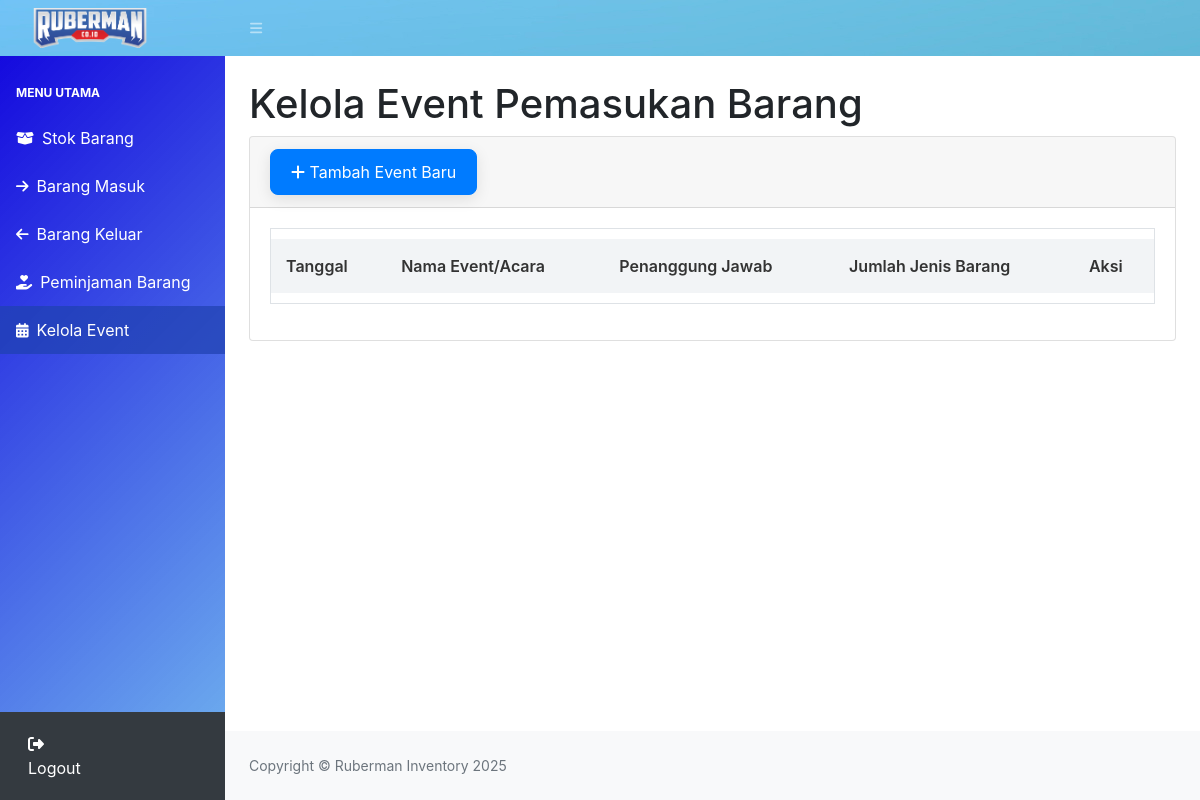
/event.php (signed in), run on an earlier commit of the app's database.
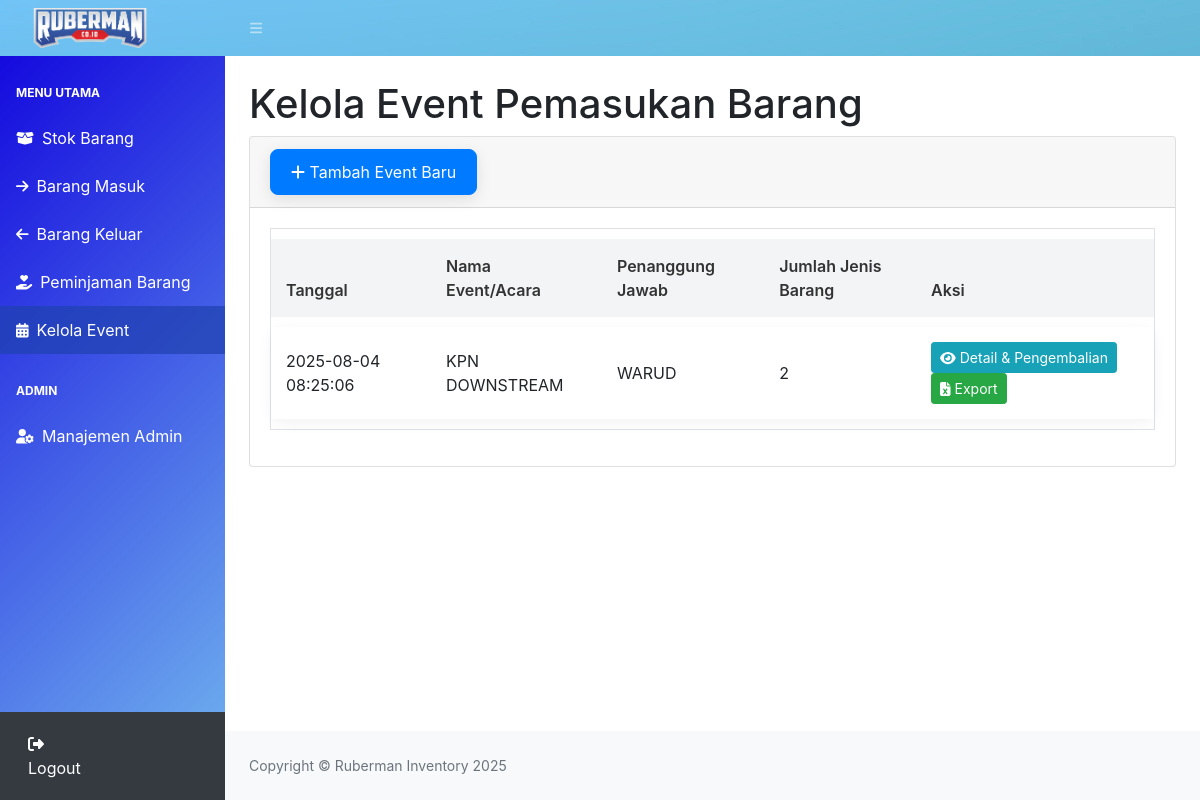
And on a later commit of the database.
### tables this page shows
CREATE TABLE `event` (
  `id_event` int(11) NOT NULL,
  `nama_event` varchar(100) NOT NULL,
  `penanggung_jawab` varchar(100) NOT NULL,
  `tanggal_event` timestamp NOT NULL DEFAULT current_timestamp()
);

### event.php (the view, shortened to what the changed rows need)
<?php
require 'includes/function.php';
$currentPage = 'event';
?>
<!DOCTYPE html>
<html lang="en">
<head>
    <link href="assets/css/styles.css" rel="stylesheet" />
    <link href="https://cdn.jsdelivr.net/npm/simple-datatables@7.1.2/dist/style.min.css" rel="stylesheet" />
    <link rel="stylesheet" href="https://cdn.jsdelivr.net/npm/bootstrap@4.6.2/dist/css/bootstrap.min.css">
</head>
<body class="sb-nav-fixed">
    <div id="layoutSidenav">
        <?php require 'includes/sidebar.php'; ?>
        <div id="layoutSidenav_content">
            <main>
                <div class="container-fluid px-4">
                    <h1 class="mt-4">Kelola Event Pemasukan Barang</h1>
                    <div class="card mb-4">
                        <div class="card-body">
                            <table id="datatablesSimple" class="table table-bordered">
                                <thead>
                                    <tr>
                                        <th>Tanggal</th>
                                        <th>Nama Event/Acara</th>
                                        <th>Penanggung Jawab</th>
                                        <th>Jumlah Jenis Barang</th>
                                        <th>Aksi</th>
                                    </tr>
                                </thead>
                                <tbody>
                                <?php
                                $ambil_event = mysqli_query($conn, "SELECT e.*, (SELECT COUNT(id_detail) FROM detail_event de WHERE de.id_event = e.id_event) as jumlah FROM event e ORDER BY e.tanggal_event DESC");
                                while($data = mysqli_fetch_array($ambil_event)){
                                ?>
                                <tr>
                                    <td><?=$data['tanggal_event'];?></td>
                                    <td><?=$data['nama_event'];?></td>
                                    <td><?=$data['penanggung_jawab'];?></td>
                                    <td><?=$data['jumlah'];?></td>
                                    <td>
                                        <a href="detail_event.php?id=<?=$data['id_event'];?>" class="btn btn-info btn-sm">
                                            <i class="fas fa-eye"></i> Detail & Pengembalian
                                        </a>
                                        <a href="export_event.php?id=<?=$data['id_event'];?>" class="btn btn-success btn-sm" target="_blank">
                                            <i class="fas fa-file-excel"></i> Export
                                        </a>
                                    </td>
                                </tr>
                                <?php }; ?>
                                </tbody>
                            </table>
                        </div>
                    </div>
                </div>
            </main>
        </div>
    </div>
</body>
</html>

### includes/sidebar.php (shortened to what the changed rows need)
<div id="layoutSidenav_nav">
    <nav class="sb-sidenav accordion sb-sidenav-dark" id="sidenavAccordion">
        <div class="sb-sidenav-menu">
            <div class="nav">
                <div class="sb-sidenav-menu-heading">Menu Utama</div>
                <a class="nav-link <?php if($currentPage == 'index') echo 'active'; ?>" href="index.php">
                    <div class="sb-nav-link-icon"><i class="fas fa-box-open"></i></div>
                    Stok Barang
                </a>
                <a class="nav-link <?php if($currentPage == 'masuk') echo 'active'; ?>" href="masuk.php">
                    <div class="sb-nav-link-icon"><i class="fas fa-arrow-right"></i></div>
                    Barang Masuk
                </a>
                <a class="nav-link <?php if($currentPage == 'keluar') echo 'active'; ?>" href="keluar.php">
                    <div class="sb-nav-link-icon"><i class="fas fa-arrow-left"></i></div>
                    Barang Keluar
                </a>
                <a class="nav-link <?php if($currentPage == 'peminjaman') echo 'active'; ?>" href="peminjaman.php">
                    <div class="sb-nav-link-icon"><i class="fas fa-hand-holding-heart"></i></div>
                    Peminjaman Barang
                </a>
                <a class="nav-link <?php if($currentPage == 'event') echo 'active'; ?>" href="event.php">
                    <div class="sb-nav-link-icon"><i class="fas fa-calendar-alt"></i></div>
                    Kelola Event
                </a>
                <?php if(isset($_SESSION['role']) && $_SESSION['role'] == 'admin') { ?>
                <div class="sb-sidenav-menu-heading">Admin</div>
                <a class="nav-link <?php if($currentPage == 'admin') echo 'active'; ?>" href="admin.php">
                    <div class="sb-nav-link-icon"><i class="fas fa-user-cog"></i></div>
                    Manajemen Admin
                </a>
                <?php } ?>
            </div>
        </div>
    </nav>
</div>

What changed in the data, as far as the page shows it:
added event: tanggal_event "2025-08-04 08:25:06", nama_event "KPN DOWNSTREAM", penanggung_jawab "WARUD", jumlah "2"
Also different on the page:
text now shown: "ADMIN Manajemen Admin"
